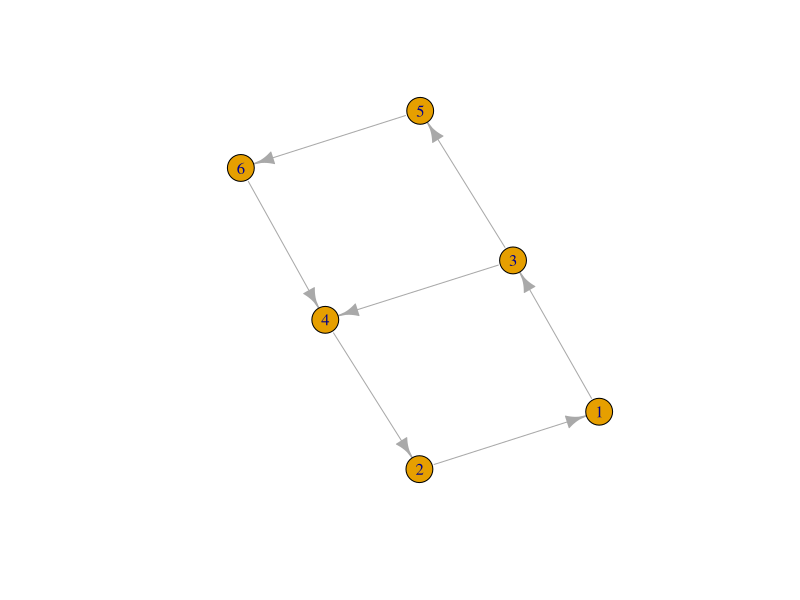
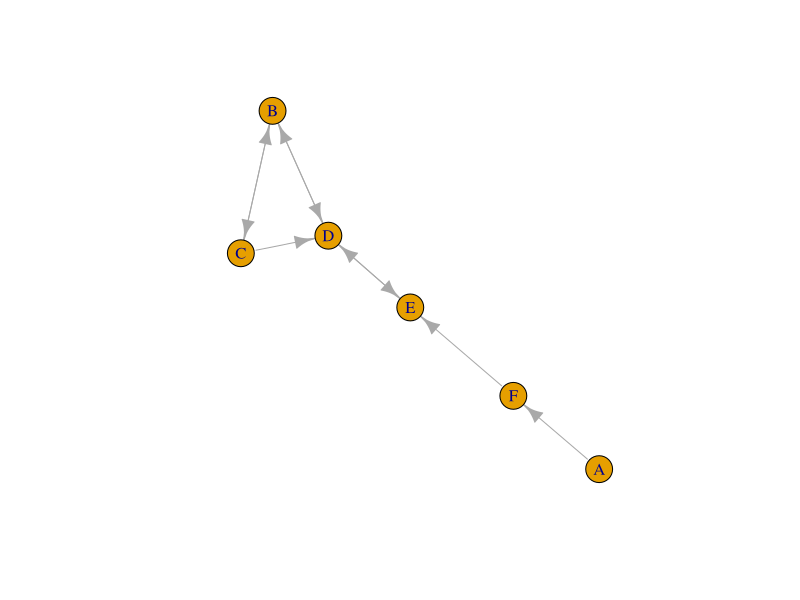

Source code (R) for these figures, in order: (Note: this script raises an error after producing the figures.)
library(igraph)
library(dplyr)
M2<-matrix(c(1,0,1,0,0,0,
             1,0,0,0,0,0,
             0,0,0,1,1,0,
             0,1,0,0,0,0,
             0,0,0,0,0,1,
             0,0,0,1,0,0), 6, byrow=T)
#colnames(M2)<-c("A", "B", "C", "D", "E","F")
#row.names(M2)=colnames(M2)
M2
M3<-matrix(c(1,0,0,0,0,1,
             0,0,1,1,0,0,
             0,1,1,1,0,0,
             0,1,0,1,1,0,
             0,0,0,1,1,0,
             0,0,0,0,1,1), 6, byrow=T)
colnames(M3)<-c("A", "B", "C", "D", "E","F")
row.names(M3)=colnames(M3)
M3
graph<-graph_from_adjacency_matrix(M2, mode=c("directed"), weighted=NULL, diag=F, add.colnames=NULL, add.rownames=NA)
graph1<-graph_from_adjacency_matrix(M3, mode=c("directed"), weighted=NULL, diag=F, add.colnames=NULL, add.rownames=NA)

plot(graph)
plot(graph1)

all_simple_paths(graph,'B','D')
neighbors(graph,'B','out')
vertex_connectivity(graph,checks = T)

f.in <- function(graph, data, extra) {
  cat("in:", paste(collapse=", ", colnames(M2)[data['vid']+1]), data['dist'], "\n")
  FALSE
}
f.out <- function(graph, data, extra) {
  cat("out:", paste(collapse=", ",  colnames(M2)[data['vid']+1]), data['dist'], "\n")
  FALSE
}
bfs_data = list()
f <- function(graph, data, extra) {
  
  append(bfs_data,data)
  TRUE
}

tmp <- bfs(graph, root=2, "out", dist =T, rank=T,succ = T, pred = T, father = T)
h <- graph( rbind( tmp$father[tmp$order, na_ok=T],tmp$order)[,-1], directed=TRUE )
plot(h)
f<-as.data.frame(get.edgelist(graph))
b<-as.data.frame(get.edgelist(h))
nT<-setdiff(f,b)
nT$val <- tmp$dist[nT$V1] - tmp$dist[nT$V2] +1
cur_g =nT$val[1]
for(i in 2:nrow(nT)){
  
  if(gcd(nT$val[i],cur_g) == 1){
    print('Aperiodicity OK')
    break
  } 
  else{
    cur_g <- gcd(nT$val[i],cur_g)
  }
  
}
print(cur_g)
get.edge.ids(h,c(2,3))
